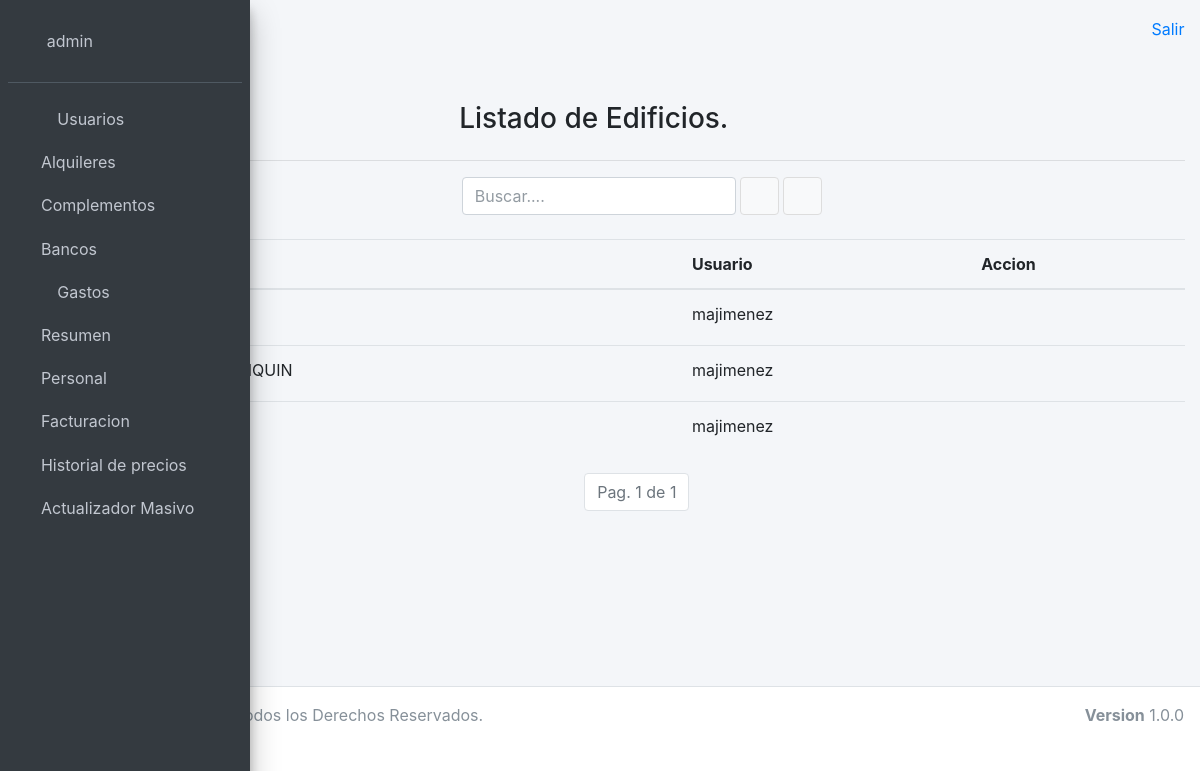
Page /alquileres/edificio/listado/ (signed in) on the committed database.
### usuariosadm/models.py (models this page shows)
class UserAdm(AbstractUser):
    observacion = models.TextField(max_length=500, blank=True)

### alquileres/models.py (models this page shows, shortened)
class Edificio(models.Model):
    descripcion = models.CharField(max_length=250, unique=True)
    direccion = models.CharField(max_length=250, null=True, blank=True)
    dialimite = models.IntegerField(blank=False, null=False)
    interespordia = models.DecimalField(
        decimal_places=2,
        max_digits=10,
        blank=False, null=False)
    usuario = models.ForeignKey(UserAdm, on_delete=models.CASCADE)
    class Meta:
        verbose_name_plural = "Edificios"

### alquileres/views.py (the view)
# urls.py: path('edificio/listado/', listadoedificio, name='listadoedicio'),
@login_required(login_url='/login')
def listadoedificio(request):
    if "txtBuscar" in request.GET:
        parametro = request.GET.get('txtBuscar')
        edificios = Edificio.objects.filter(descripcion__contains=parametro)
    else:
        edificios = Edificio.objects.all()
    paginador = Paginator(edificios, 20)
    if "page" in request.GET:
        page = request.GET.get('page')
    else:
        page = 1
    resultados = paginador.get_page(page)
    return render(
        request,
        'alquileres/edificio_list.html',
        {
            'resultados': resultados
        })

### templates/alquileres/edificio_list.html (shortened to what this page needs)
{% extends 'base.html' %}
{% block content %}
    <div class="container">
        <br>
        <div class="row">
            <div class="col-sm-4"></div>
            <div class="col-sm-4">
                <h3> Listado de Edificios. </h3>
            </div>
            <div class="col-sm-4"></div>
        </div>
        <hr>
        <form action="/alquileres/edificios/listado" method="GET">
            <div class="form-inline">
                <div class="col-8">
                    <input class="form-control" id="txtBuscar" name="txtBuscar" placeholder="Buscar....">
                    <button type="submit" class="btn btn-default" title="Buscar!">
                        <i class="fas fa-search"></i>
                    </button>
                    <button type="button" class="btn btn-default" title="Nuevo Edificio" onclick="location.href='/alquileres/edificio/nuevo'">
                        <i class="fas fa-plus"></i>
                    </button>
                </div>
            </div>
            <br>
            <table class="table table-hover">
                <thead>
                    <tr>
                        <th>Descripcion</th>
                        <th>Usuario</th>
                        <th>Accion</th>
                    </tr>
                </thead>
                <tbody>
                    {% for resultado in resultados %}
                    <tr>
                        <td>{{ resultado.descripcion.upper }}  </td>
                        <td>{{ resultado.usuario }}</td>
                        <td>
                            <button type="button" class="btn btn-link btn-sm" onclick="location.href='/alquileres/edificio/edit/' + {{ resultado.pk }}">
                                <i class="fas fa-pencil-alt"></i>
                            </button>
                        </td>
                    </tr>
                    {% endfor %}
                </tbody>
            </table>
            <nav aria-label="Page navigation">
                <ul class="pagination justify-content-center">
                    <li class="page-item disabled">
                        <a class="page-link">
                            Pag. {{ resultados.number }} de {{ resultados.paginator.num_pages }}
                        </a>
                    </li>
                </ul>
            </nav>
        </form>
    </div>
{% endblock %}

### templates/base.html (shortened to what this page needs)
{% load static %}
<!DOCTYPE html>
<html>
<head>
  <link rel="stylesheet" href="{% static 'plugins/fontawesome-free/css/all.min.css'%}">
  <link rel="stylesheet" href="{% static 'dist/css/ionicons.min.css'%}">
  <link rel="stylesheet" href="{% static 'plugins/sweetalert2-theme-bootstrap-4/bootstrap-4.min.css'%}">
  <link rel="stylesheet" href="{% static 'plugins/icheck-bootstrap/icheck-bootstrap.min.css'%}">
  <link rel="stylesheet" href="{% static 'plugins/jqvmap/jqvmap.min.css'%}">
  <link rel="stylesheet" href="{% static 'dist/css/adminlte.min.css'%}">
  <link rel="stylesheet" href="{% static 'plugins/overlayScrollbars/css/OverlayScrollbars.min.css'%}">
  <link rel="stylesheet" href="{% static 'plugins/daterangepicker/daterangepicker.css'%}">
  <link rel="stylesheet" href="{% static 'plugins/summernote/summernote-bs4.css'%}">
  <link rel="stylesheet" href="{% static 'plugins/select2/css/select2.min.css'%}">
  <link rel="stylesheet" href="{% static 'plugins/fullcalendar/main.min.css' %}">
  <link rel="stylesheet" href="{% static 'plugins/fullcalendar-daygrid/main.min.css' %}">
  <link rel="stylesheet" href="{% static 'plugins/fullcalendar-timegrid/main.min.css' %}">
  <link rel="stylesheet" href="{% static 'plugins/fullcalendar-bootstrap/main.min.css' %}">
  <link rel="stylesheet" href="{% static 'plugins/jquery-ui/jquery-ui.min.css' %}">
  <link rel="stylesheet" href="{% static 'plugins/tempusdominus-bootstrap-4/css/tempusdominus-bootstrap-4.min.css'%}">
</head>
<body class="hold-transition sidebar-mini layout-fixed sidebar-collapse">
<div class="wrapper">
  <aside class="main-sidebar sidebar-dark-primary elevation-4">
    <div class="sidebar">
      <div class="user-panel mt-3 pb-3 mb-3 d-flex">
        <div class="image">
        </div>
        {% if user.is_authenticated %}
          <div class="info">
            <a class="nav-link" href="/user/changepassword" tabindex="-1" aria-disabled="true">{{ user.get_username }}</a>
          </div>
        {% endif %}
      </div>
      <nav class="mt-2">
        <ul class="nav nav-pills nav-sidebar flex-column" data-widget="treeview" role="menu" data-accordion="false">
        {% if user.is_superuser %}
          <li class="nav-item has-treeview">
            <a href="#" class="nav-link">
              <i class="nav-icon fas fa-user"></i>
              <p>
                Usuarios
                <i class="fas fa-angle-left right"></i>
              </p>
            </a>
          </li>
        {% endif %}
        <li class="nav-item has-treeview">
          <a href="#" class="nav-link">
            <i class="fas fa-hotel"></i>
            <p>
              Alquileres
              <i class="fas fa-angle-left right"></i>
            </p>
          </a>
        </li>
        <li class="nav-item has-treeview">
          <a href="#" class="nav-link">
            <i class="fas fa-cog"></i>
            <p>
              Complementos
              <i class="fas fa-angle-left right"></i>
            </p>
          </a>
        </li>
        <li class="nav-item has-treeview">
          <a href="/bancos/listado" class="nav-link">
            <i class="fas fa-piggy-bank"></i>
            <p>
              Bancos
            </p>
          </a>
        </li>
          <li class="nav-item has-treeview">
            <a href="#" class="nav-link">
              <i class="nav-icon fas fa-dollar-sign"></i>
              <p>
                Gastos
                <i class="fas fa-angle-left right"></i>
              </p>
            </a>
          </li>
          <li class="nav-item has-treeview">
            <a href="#" class="nav-link">
              <i class="far fa-file-alt"></i>
              <p>
                Resumen
                <i class="fas fa-angle-left right"></i>
              </p>
            </a>
          </li>
          <li class="nav-item has-treeview">
            <a href="#" class="nav-link">
              <i class="fas fa-user-tag"></i>
              <p>
                Personal
                <i class="fas fa-angle-left right"></i>
              </p>
            </a>
          </li>
          <li class="nav-item has-treeview">
            <a href="#" class="nav-link">
              <i class="fas fa-hand-holding-usd"></i>
              <p>
                Facturacion
                <i class="fas fa-angle-left right"></i>
              </p>
            </a>
          </li>
          <li class="nav-item has-treeview">
            <a href="/historial/precios" class="nav-link">
              <i class="fas fa-history"></i>
              <p>
                Historial de precios
              </p>
            </a>
          </li>
          <li class="nav-item has-treeview">
            <a href="/facturas/actualizadormasivo/" class="nav-link">
              <i class="fas fa-grip-vertical"></i>
              <p>
                Actualizador Masivo
              </p>
            </a>
          </li>
        </ul>
      </nav>
    </div>
  </aside>
  <div class="content-wrapper">
    <div class="content-header">
      <div class="container-fluid">
        <div class="row mb-2">
          <div class="col-sm-6">
              <a class="nav-link" data-widget="pushmenu" href="#"></a>
          </div>
          <div class="col-sm-6">
            <ol class="breadcrumb float-sm-right">
              <a class="breadcrumb-item" href="/salir">Salir</a>
            </ol>
          </div>
        </div>
      </div>
    </div>
    <section class="content">
      <div class="container-fluid">
        <div class="row">
          {%block content %}
          {% endblock %}
        </div>
      </div>
    </section>
  </div>
  <footer class="main-footer">
    <strong>Copyright &copy; 2023 </strong>
    Todos los Derechos Reservados.
    <div class="float-right d-none d-sm-inline-block">
      <b>Version</b> 1.0.0
    </div>
  </footer>
</div>
</body>
</html>

### rows in the picture
UserAdm: get_username "admin"
Edificio: usuario "majimenez"
Edificio: usuario "majimenez"
Edificio: usuario "majimenez"

### other values in the picture
{{ resultados.number }} "1"
{{ resultados.paginator.num_pages }} "1"
